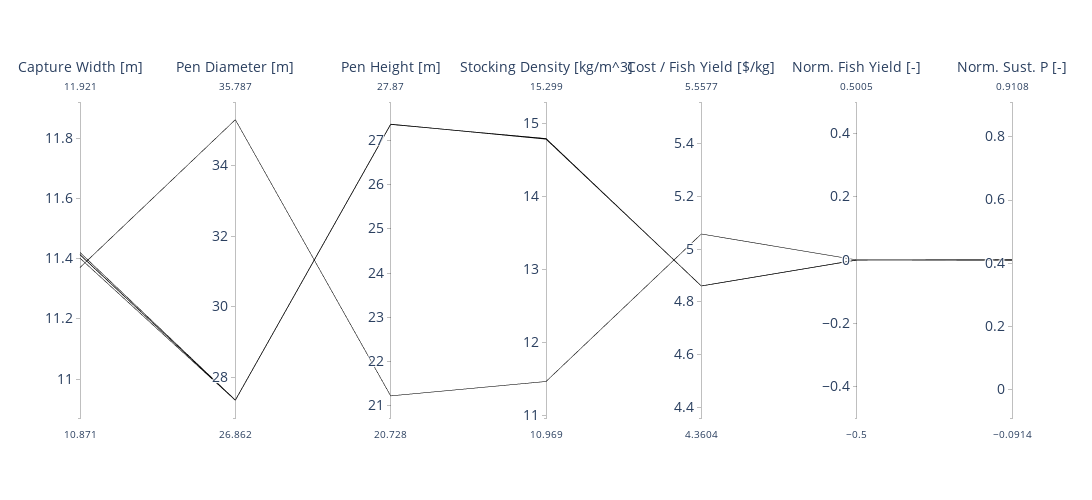

The notebook cell this image was saved under:
### Code cell
# ref: https://plotly.com/python/parallel-coordinates-plot/
import plotly.graph_objects as go

df0 = df
#df0['run_id'] = np.random.randn(len(df0))

#remove failure test from figure
df0 = df0.drop(df0[df0['success'] != 1].index)

#Convert values to two decimal points
#df0 = df0.round(2)

alpha = df0.groupby("Obj").size() / df0.shape[0]

fig = go.Figure(data=
    go.Parcoords(
        line = dict(color = alpha, # I added this parameter
                   colorscale = [[0,'black'],[1,'black']], # I added this parameter
                   cmin=0, # I added this parameter
                   cmax=1 # I added this parameter
                  ),
        dimensions = list([
            dict(range = [min(df0['capture_width'])-.5,max(df0['capture_width'])+.5],
                #tickvals = np.linspace(min(df0['capture_width'])-.5,max(df0['capture_width'])+.5, 5),
                label = 'Capture Width [m]', values = df0['capture_width']),
            dict(range = [min(df0['pen_diameter'])-.5,max(df0['pen_diameter'])+.5],
                #tickvals = np.linspace(min(df0['pen_diameter'])-.5,max(df0['pen_diameter'])+.5, 5),
                label = 'Pen Diameter [m]', values = df0['pen_diameter']),
            dict(range = [min( df0['pen_height'])-.5,max(df0['pen_height'])+.5],
                #tickvals = np.linspace(min( df0['pen_height'])-.5,max(df0['pen_height'])+.5, 5),
                label = 'Pen Height [m]', values = df0['pen_height']),
            dict(range = [min(df0['stock_density'])-.5,max(df0['stock_density'])+.5],
                #tickvals = np.linspace(min(df0['stock_density'])-.5,max(df0['stock_density'])+.5, 5),
                label = 'Stocking Density [kg/m^3]', values = df0['stock_density']),
            dict(range = [min(df0['Obj'])-.5,max(df0['Obj'])+.5],
                #tickvals = np.linspace(min(df0['Obj'])-.5,max(df0['Obj'])+.5, 5),
                label = 'Cost / Fish Yield [$/kg]', values = df0['Obj']),
            # dict(range = [min(df0['P_gen_cons_ineq'])-.5,max(df0['P_gen_cons_ineq'])+.5],
            #     tickvals = np.linspace(min(df0['P_gen_cons_ineq'])-.5,max(df0['P_gen_cons_ineq'])+.5, 5),
            #     label = 'Norm. Power Supply [-]', values = df0['P_gen_cons_ineq']),
            dict(range = [min(df0['fish_yield_cons_ineq'])-.5,max(df0['fish_yield_cons_ineq'])+.5],
                #tickvals = np.linspace(min(df0['fish_yield_cons_ineq'])-.5,max(df0['fish_yield_cons_ineq'])+.5, 5),
                label = 'Norm. Fish Yield [-]', values = df0['fish_yield_cons_ineq']),
            dict(range = [min(df0['sustainable_power_operation_cons'])-.5,max(df0['sustainable_power_operation_cons'])+.5],
                #tickvals = np.linspace(min(df0['sustainable_power_operation_cons'])-.5,max(df0['sustainable_power_operation_cons'])+.5, 5),
                label = 'Norm. Sust. P [-]', values = df0['sustainable_power_operation_cons'])
        ])
    )
)

fs = 14
fig.update_traces(
    labelfont=
    dict(size= fs), 
    tickfont=dict(size= fs), 
    selector=dict(type='parcoords')
    ) 

fig.update_layout(
    plot_bgcolor = 'white',
    paper_bgcolor = 'white',
    autosize=False,
    width=1350,
    height=500
    )

fig.write_image("results/Parallel_coordinate.pdf")
fig.write_image("results/Parallel_coordinate.png")
fig.show()

### Figure 1 — Plotly figure (JSON) as saved in the notebook; plotly's stock layout.template omitted (floating-point values rounded to 4 significant figures)
{"data": [{"dimensions": [{"label": "Capture Width [m]", "range": [10.87, 11.92], "values": [11.41, 11.41, 11.41, 11.41, 11.41, 11.41, 11.41, 11.41, 11.4, 11.41, 11.37, 11.41, 11.42, 11.41, 11.41, 11.41, 11.41, 11.41, 11.41, 11.41]}, {"label": "Pen Diameter [m]", "range": [26.86, 35.79], "values": [27.36, 27.36, 27.36, 27.36, 27.36, 27.36, 27.36, 27.36, 27.36, 27.37, 35.29, 27.36, 27.37, 27.36, 27.36, 27.36, 27.36, 27.36, 27.36, 27.36]}, {"label": "Pen Height [m]", "range": [20.73, 27.87], "values": [27.36, 27.36, 27.36, 27.36, 27.36, 27.36, 27.36, 27.36, 27.36, 27.37, 21.23, 27.36, 27.37, 27.36, 27.36, 27.36, 27.36, 27.36, 27.36, 27.36]}, {"label": "Stocking Density [kg/m^3]", "range": [10.97, 15.3], "values": [14.8, 14.8, 14.8, 14.8, 14.8, 14.8, 14.8, 14.8, 14.8, 14.79, 11.47, 14.8, 14.79, 14.8, 14.8, 14.8, 14.8, 14.8, 14.8, 14.8]}, {"label": "Cost / Fish Yield [$/kg]", "range": [4.36, 5.558], "values": [4.86, 4.86, 4.86, 4.86, 4.86, 4.86, 4.86, 4.86, 4.861, 4.861, 5.058, 4.86, 4.861, 4.86, 4.86, 4.86, 4.86, 4.86, 4.86, 4.86]}, {"label": "Norm. Fish Yield [-]", "range": [-0.5, 0.5005], "values": [2.057e-08, 9.616e-15, 3.26e-16, 1.712e-12, 2.195e-13, -4.075e-15, 4.602e-09, 4.238e-14, 3.919e-05, 0.0004405, 0.0005379, 5.756e-12, 7.617e-12, 1.184e-06, 1.344e-08, 6.519e-15, 2.61e-12, 1.233e-10, 1.698e-06, 3.846e-14]}, {"label": "Norm. Sust. P [-]", "range": [-0.09141, 0.9108], "values": [0.4108, 0.4108, 0.4108, 0.4108, 0.4108, 0.4108, 0.4108, 0.4108, 0.4102, 0.4108, 0.4086, 0.4108, 0.4108, 0.4108, 0.4108, 0.4108, 0.4108, 0.4108, 0.4108, 0.4108]}], "labelfont": {"size": 14}, "line": {"cmax": 1, "cmin": 0, "color": [0.05, 0.05, 0.05, 0.05, 0.05, 0.05, 0.05, 0.05, 0.05, 0.05, 0.05, 0.05, 0.05, 0.05, 0.05, 0.05, 0.05, 0.05, 0.05, 0.05], "colorscale": [[0, "black"], [1, "black"]]}, "tickfont": {"size": 14}, "type": "parcoords"}], "layout": {"autosize": false, "height": 500, "paper_bgcolor": "white", "plot_bgcolor": "white", "width": 1350}}
